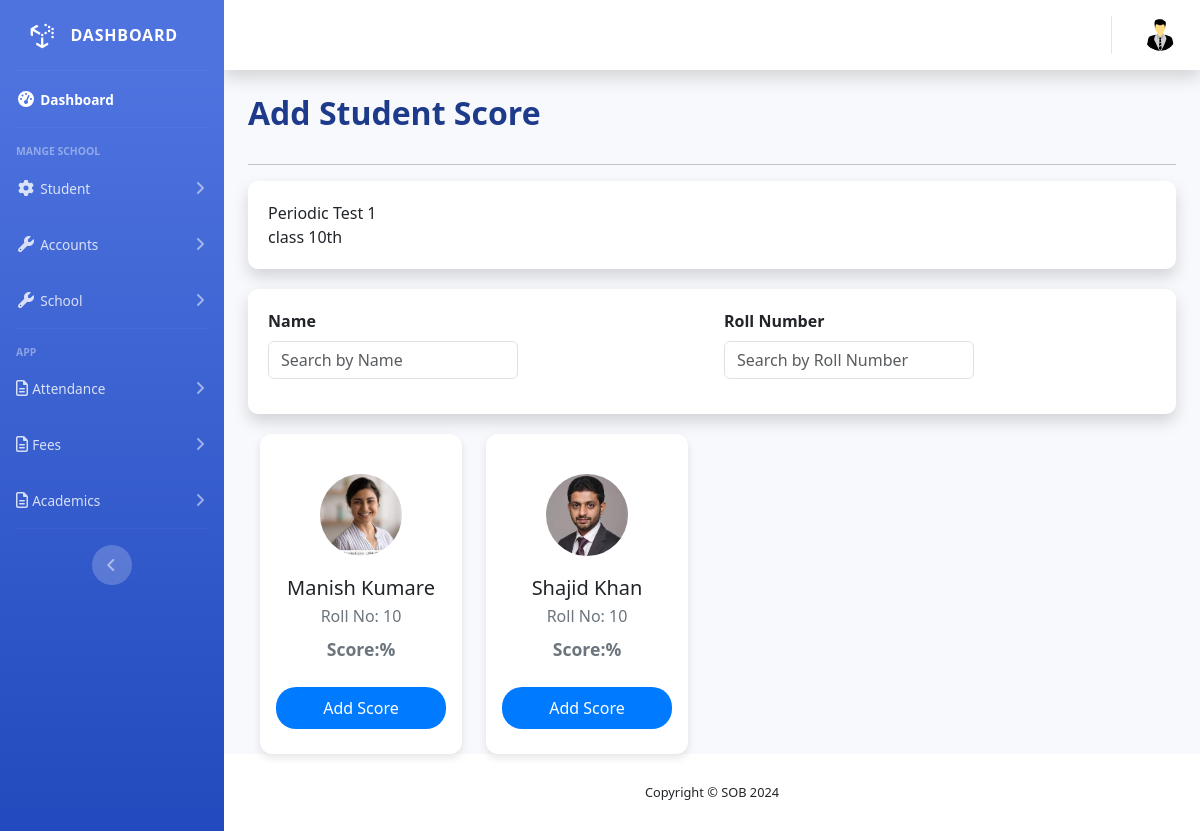
The app's page /academic/1/score-student-list with its own data.
### academics/models.py (models this page shows, shortened)
class Exams(models.Model):
    exam = models.CharField(max_length=10 ,choices=EXAM)
    class_name = models.ForeignKey(Class, on_delete=models.CASCADE)
    academic_year = models.ForeignKey(AcademicYear, on_delete=models.CASCADE)
    start_date = models.DateField()
    end_date = models.DateField()
    result_date = models.DateField()
    note = models.TextField(null=True, blank=True)
    history = HistoricalRecords()
    class Meta:
        unique_together = ['exam', 'class_name', 'academic_year']

### core/models.py (models this page shows)
class Class(models.Model):
    name = models.CharField(max_length=50, help_text="Class 1st etc...")
    section = models.CharField(max_length=1, choices=LETTER_CHOICES,null=True, blank=True)
    alias = models.CharField(max_length=20, null=True, blank=True)
    user = models.ForeignKey(User, on_delete=models.SET_NULL, null=True, blank=True,related_name='class_teacher_of', limit_choices_to={'user_type': 'T'}, verbose_name="Class Teacher")
    total_students = models.PositiveIntegerField(default=0)
    class_monitor_boy = models.ForeignKey(User, on_delete=models.SET_NULL, null=True, blank=True, related_name='monitor_boy_of', limit_choices_to={'user_type': 'STU'},)
    class_monitor_girl = models.ForeignKey(User, on_delete=models.SET_NULL, null=True, blank=True, related_name='monitor_girl_of', limit_choices_to={'user_type': 'STU'},)
    subjects = models.ManyToManyField(Subject, related_name='classes')
    history = HistoricalRecords()
    def __str__(self):
        return f"{self.name} {self.section or ''}"

### student/models.py (models this page shows, shortened)
class Enrollment(models.Model):
    student = models.ForeignKey(Student, on_delete=models.CASCADE, related_name='enrollments')
    academic_year = models.ForeignKey(AcademicYear, on_delete=models.CASCADE, related_name='enrollments')
    standard = models.ForeignKey(Class, on_delete=models.CASCADE, related_name='enrollments')
    enrollment_date = models.DateField(auto_now_add=True)
    cancel_enroll = models.BooleanField(default=False)
    class Meta:
        unique_together = ('student','academic_year')

class Student(models.Model):
    user = models.OneToOneField(User, on_delete=models.CASCADE, related_name='student', null=True, blank=True)
    first_name = models.CharField(max_length=100)
    last_name = models.CharField(max_length=100)
    date_of_birth = models.DateField()
    gender = models.CharField(max_length=10, choices=[('male', 'Male'), ('female', 'Female')])
    adhar_number = models.CharField(
        max_length=12,  # Ensures the field allows a maximum of 12 characters
        validators=[RegexValidator(r'^\d{12}$', message="Aadhar number must be exactly 12 digits.")],
        unique=True,  # Enforces uniqueness in the database
        verbose_name="Aadhar Number"
    )
    religion = models.CharField(max_length=50, choices=RELIGION_CHOICES)
    photo = models.ImageField(upload_to='student_photos/', blank=True, null=True, verbose_name="Student Photo", help_text="Upload a valid image file (JPG, PNG, etc.) not exceeding 500 KB.", height_field=None, width_field=None)
    profile_creation_date = models.DateField(auto_now_add=True)
    last_school_name = models.CharField(max_length=255)
    last_class_attended = models.CharField(max_length=100)
    examination_board = models.CharField(max_length=100)
    percentage_or_grade = models.CharField(max_length=50)  # Can store percentage or grade
    leaving_certificate_date = models.DateField(null=True, blank=True)
    leaving_certificate_number = models.CharField(max_length=100)
    nationality = models.CharField(max_length=10, choices=[('in', 'India'), ('o', 'Other')])
    residential_address = models.TextField(max_length=70)
    residential_city = models.CharField(max_length=100)
    residential_state = models.CharField(max_length=100 , choices=INDIAN_STATES)
    residential_pin_code = models.CharField(max_length=6, validators=[RegexValidator(r'^\d{6}$')])
    permanent_address = models.TextField(max_length=70)
    permanent_city = models.CharField(max_length=100)
    permanent_state = models.CharField(max_length=100, choices=INDIAN_STATES)
    permanent_pin_code = models.CharField(max_length=6, validators=[RegexValidator(r'^\d{6}$')])
    local_guardian_name = models.CharField(max_length=100, null=True, blank=True)
    local_guardian_mobile = models.CharField(max_length=15, null=True, blank=True)
    local_guardian_address = models.TextField(null=True, blank=True)
    local_guardian_health_problem = models.TextField(null=True, blank=True)
    relation_to_guardian = models.CharField(max_length=50, blank=True, null=True, help_text="Relation to the guardian, e.g. Uncle, Aunt")
    father_name = models.CharField(max_length=100)
    father_age = models.IntegerField(null=True, blank=True)
    father_education = models.CharField(max_length=100, null=True, blank=True)
    father_occupation = models.CharField(max_length=100, null=True, blank=True)
    father_organisation = models.CharField(max_length=100, null=True, blank=True)
    father_designation = models.CharField(max_length=100,null=True, blank=True)
    father_languages_known = models.CharField(max_length=200, null=True, blank=True)
    father_mobile_number = models.CharField(max_length=10)
    father_email = models.EmailField(null=True, blank=True)
    father_phone = models.CharField(max_length=20, null=True, blank=True)
    father_annual_income = models.DecimalField(max_digits=12, decimal_places=2,null=True, blank=True)
    mother_name = models.CharField(max_length=100)
    mother_age = models.IntegerField(null=True, blank=True)
    mother_education = models.CharField(max_length=100,null=True, blank=True)
    mother_occupation = models.CharField(max_length=100,null=True, blank=True)
    mother_organisation = models.CharField(max_length=100,null=True, blank=True)
    mother_designation = models.CharField(max_length=100,null=True, blank=True)
    mother_languages_known = models.CharField(max_length=200, null=True, blank=True)
    mother_mobile_number = models.CharField(max_length=10)
    mother_email = models.EmailField(null=True, blank=True)
    mother_phone = models.CharField(max_length=20,null=True, blank=True)
    mother_annual_income = models.DecimalField(max_digits=12, decimal_places=2,null=True, blank=True)

### academics/views.py (the view)
# urls.py: path('<int:exam_id>/score-student-list', StudentListView.as_view(), name='academic-score-student-list'),
class StudentListView(ListView):
    model = Enrollment
    template_name = 'academics/academic_student_list.html'  # Template to render the list of students
    context_object_name = 'students'  # Name of the list as a template variable
    url_kwarg = 'exam_id'
    def get_queryset(self):
        exam = Exams.objects.get(id=self.kwargs.get('exam_id'))
        students = Enrollment.objects.filter(standard=exam.class_name)
        return students
    def get_context_data(self, **kwargs):
        context = super().get_context_data(**kwargs)
        context['classes'] = Class.objects.all()
        context['exam'] = Exams.objects.get(id=self.kwargs.get('exam_id'))
        return context

### academics/templates/academics/academic_student_list.html (shortened to what this page needs)
{% extends "base.html" %}
{% load static %}
{% load arithmetic %}
{% block main %}
<div class="container">
    <div class="d-flex justify-content-between align-items-center mb-4">
        <h2 class="fw-bold text-start" style="color:#1E3A8A;">Add Student Score</h2>
    </div>
    <hr>
    <div class="filter-container shadow">
        {{exam.get_exam_display}} <br>
        {{exam.class_name}}
    </div>
    <div class="filter-container shadow">
        <form class="filter-form row">
            <div class="col-md-6">
                <label for="nameFilter" class="filter-label">Name</label>
                <input type="text" class="form-control" id="nameFilter" placeholder="Search by Name">
            </div>
            <div class="col-md-6">
                <label for="rollFilter" class="filter-label">Roll Number</label>
                <input type="text" class="form-control" id="rollFilter" placeholder="Search by Roll Number">
            </div>
        </form>
    </div>
    <div class="container">
        <div class="row" id="studentList">
            <div class="row">
                {% for student in students %}
                <div class="col-md-3 col-sm-6 student-card"
                    data-name="{{ student.student.first_name|lower }} {{ student.student.last_name|lower }}"
                    data-roll="{{ student.student.roll_number }}">
                    <div class="card p-3">
                      <img src="{% if student.student.photo %}{{student.student.photo.url}}{% else %}{% static "core/img/profile.png" %}{% endif %}" alt="Student" class="student-img mx-auto">
                      <h5 class="mt-3 mb-1">{{student.student.first_name|capfirst}} {{student.student.last_name|capfirst}}</h5>
                      <p class="text-secondary mb-2">Roll No: 10</p>
                      <div class="score-details">
                        <span>Score:%</span>
                      </div>
                      <button class="btn btn-score mt-4">Add Score</button>
                    </div>
                  </div>
                {% endfor %}
            </div>
        </div>
    </div>
</div>
{% endblock main %}

### academics/templates/academics/academic_student_list.html (style rules this page uses)
body { background-color: #f5f5f5; }
.card { border: none; border-radius: 10px; box-shadow: 0 4px 8px rgba(0, 0, 0, 0.1); text-align: center; height: 300px; }
.student-img { width: 90px; height: 90px; border-radius: 50%; object-fit: cover; border: 4px solid #fff; margin-top: 20px; }
.filter-container { background-color: #ffffff; border-radius: 10px; padding: 20px; box-shadow: 0 4px 8px rgba(0, 0, 0, 0.1); margin-bottom: 20px; }
.filter-label { font-weight: bold; margin-right: 10px; }
.filter-form select, .filter-form input { width: 100%; max-width: 250px; margin-bottom: 15px; }
body { background-color: #f8f9fa; }
.card { text-align: center; border: none; border-radius: 12px; box-shadow: 0 4px 8px rgba(0, 0, 0, 0.1); transition: transform 0.3s ease-in-out; height: 320px; }
.student-img { width: 90px; height: 90px; border-radius: 50%; object-fit: cover; border: 4px solid #fff; background-color: #fff; }
.score-details span { font-weight: bold; color: #6c757d; font-size: 1.1rem; }
.btn-score { background-color: #007bff; color: white; border-radius: 20px; padding: 8px 16px; font-size: 1rem; transition: all 0.3s; }

### records on screen
Exams: exam "Periodic Test 1", class_name "class 10th"
Enrollment: student.photo (picture), student.first_name "Manish", student.last_name "Kumare"
Enrollment: student.photo (picture), student.first_name "Shajid", student.last_name "Khan"
